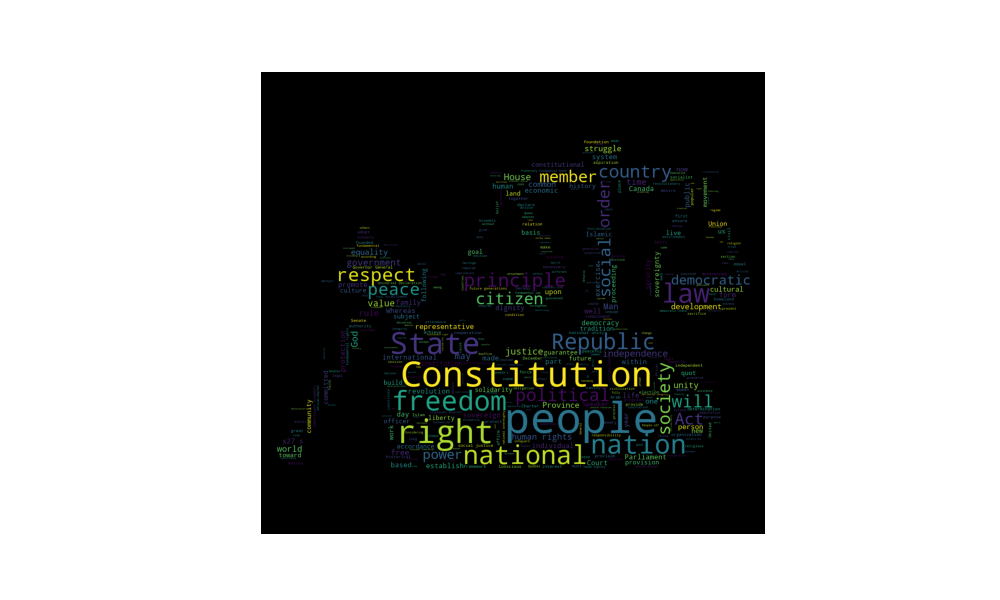

Reproduce this figure in Python.
from wordcloud import WordCloud, STOPWORDS, ImageColorGenerator
import numpy as np
import pandas as pd
import matplotlib
import matplotlib.pyplot as plt
import PIL.Image

# Read data
data = pd.read_csv('./Constitution Dataset.csv') 

text = ' '.join(data['Preamble'].dropna().astype(str))

python_mask = np.array(PIL.Image.open("contitution.jpeg"))

# colormap=ImageColorGenerator(python_mask)

# Generate a word cloud image
wc = WordCloud(stopwords=STOPWORDS,
               mask=python_mask,
               background_color="black",
            #    contour_color="white",
            #    contour_width=1,
               min_font_size=5,
               max_words=400).generate(text)

# wc.recolor(color_func=colormap)
plt.figure(figsize=(10, 6))
plt.imshow(wc)
plt.axis("off")

plt.savefig("wc_constitution.png")

plt.show()
